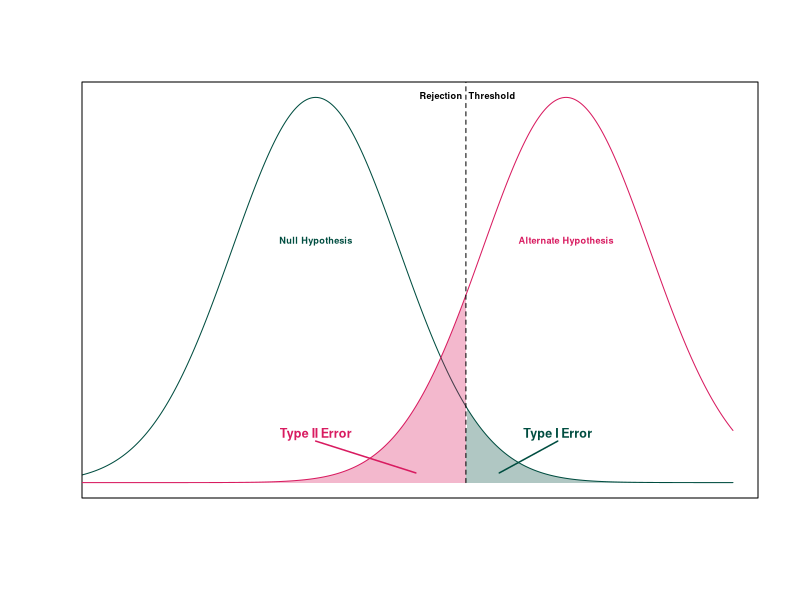
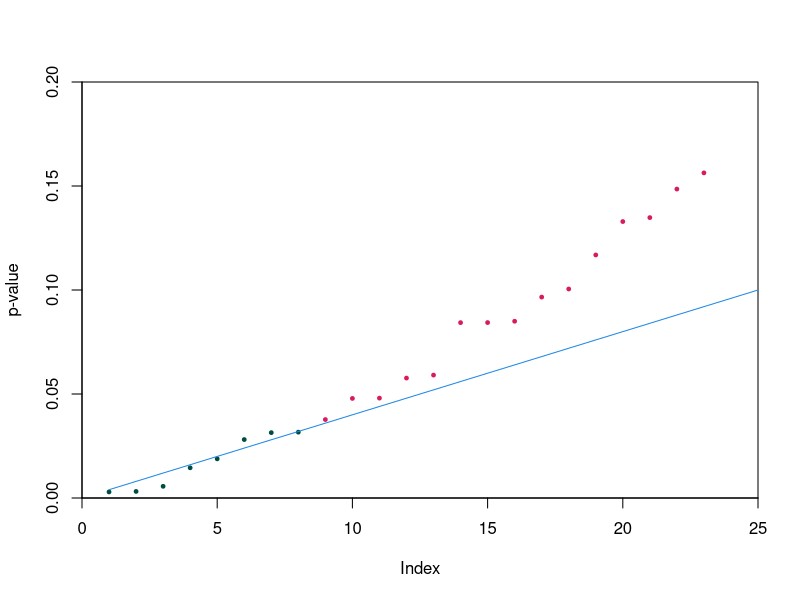

Recreate these plots in R, in order.
## ---- chunk 1
options(rmarkdown.html_vignette.check_title = FALSE)
## ---- chunk 2
#| echo: false

cols <- c("#004D40", "#D81B60", "#1E88E5")
x <- seq(-5, 5, by=0.01)
vals1 <- dnorm(x)
vals2 <- dnorm(x, 3)
plot(x, vals1, type='l', xlim=c(-2.5,5), ylab='', xlab='', col=cols[1], yaxt='n', xaxt='n')
lines(x, vals2, type='l', col=cols[2])
ip <- which(vals2 == vals1)[sum(vals2==vals1)]
cutoff <- 1.8
polygon(c(x[x>=cutoff], max(x), cutoff), c(vals1[x>=cutoff], 0, 0),
        col="#004D404F",border=NA)
polygon(c(cutoff, min(x), x[x<=cutoff]), c(0,0,vals2[x<=cutoff]),
        col="#D81B604F",border=NA)
lines(c(cutoff,cutoff), c(0,100), lty=2)
text(0, 0.05, substitute(paste(bold("Type II Error"))),cex=0.75, col=cols[2])
text(2.9, 0.05, substitute(paste(bold("Type I Error"))),cex=0.75, col=cols[1])
lines(c(2.2,2.9), c(0.01,0.043), col=cols[1], lwd=1.5)
lines(c(0,1.2), c(0.043, 0.01), col=cols[2], lwd=1.5)

text(cutoff+0.02, 0.4, substitute(paste(bold("Rejection  Threshold"))),cex=0.55, col='black')
text(0, 0.25, substitute(paste(bold("Null Hypothesis"))),cex=0.55, col=cols[1])
text(3, 0.25, substitute(paste(bold("Alternate Hypothesis"))),cex=0.55, col=cols[2])
## ---- chunk 3
#| echo: false

set.seed(123)
alph <- 0.10
np <- 25L
#y <- runif(np, 0, 0.1)
y <- rexp(np, 10)
x <- seq_len(np)
y <- sort(y, decreasing=FALSE)
divlin <- (alph/np) * x
cols <- c("#004D40", "#D81B60")
transition <- which(y <= divlin)
transition <- transition[length(transition)]
cols <- c(rep(cols[1], transition), rep(cols[2], np-transition))
plot(x,y,col=cols, type='p', pch=19, xlab="Index", ylab="p-value", xlim=c(0,25), ylim=c(0,0.2), cex=0.5,yaxs='i',xaxs='i')
lines(x, divlin, col="#1E88E5", type='l', lwd=1)

